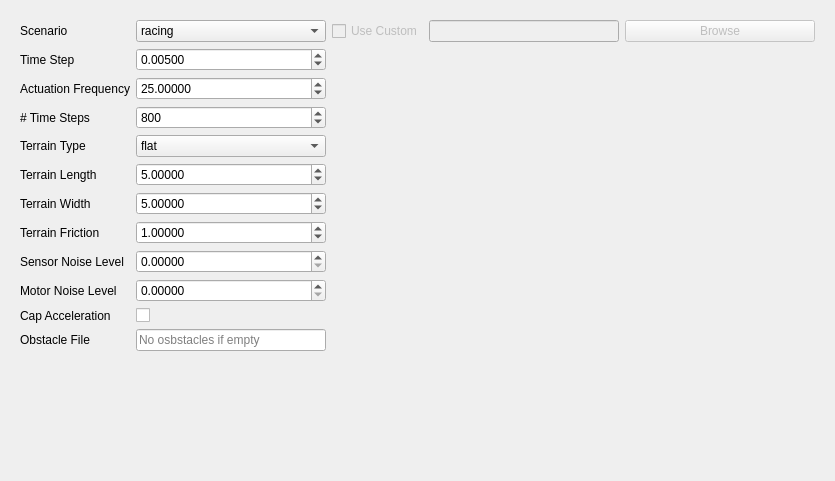
<?xml version="1.0" encoding="UTF-8"?>
<ui version="4.0">
 <class>SimulationConfigForm</class>
 <widget class="QWidget" name="SimulationConfigForm">
  <property name="geometry">
   <rect>
    <x>0</x>
    <y>0</y>
    <width>835</width>
    <height>481</height>
   </rect>
  </property>
  <property name="windowTitle">
   <string>Form</string>
  </property>
  <layout class="QGridLayout" name="gridLayout">
   <item row="0" column="0">
    <widget class="QWidget" name="widget" native="true">
     <layout class="QGridLayout" name="gridLayout_7">
      <item row="2" column="0">
       <widget class="QLabel" name="label_31">
        <property name="text">
         <string>Actuation Frequency</string>
        </property>
       </widget>
      </item>
      <item row="2" column="4">
       <spacer name="horizontalSpacer_3">
        <property name="orientation">
         <enum>Qt::Horizontal</enum>
        </property>
        <property name="sizeHint" stdset="0">
         <size>
          <width>40</width>
          <height>20</height>
         </size>
        </property>
       </spacer>
      </item>
      <item row="0" column="2">
       <widget class="QCheckBox" name="check_customscenario">
        <property name="enabled">
         <bool>false</bool>
        </property>
        <property name="text">
         <string>Use Custom</string>
        </property>
       </widget>
      </item>
      <item row="0" column="1">
       <widget class="QComboBox" name="combo_scenario">
        <item>
         <property name="text">
          <string>racing</string>
         </property>
        </item>
        <item>
         <property name="text">
          <string>chasing</string>
         </property>
        </item>
        <item>
         <property name="text">
          <string>obstacle_avoidance</string>
         </property>
        </item>
       </widget>
      </item>
      <item row="3" column="0">
       <widget class="QLabel" name="label_32">
        <property name="text">
         <string># Time Steps</string>
        </property>
       </widget>
      </item>
      <item row="4" column="1">
       <widget class="QComboBox" name="combo_terraintype">
        <item>
         <property name="text">
          <string>flat</string>
         </property>
        </item>
       </widget>
      </item>
      <item row="6" column="0">
       <widget class="QLabel" name="label_35">
        <property name="text">
         <string>Terrain Width</string>
        </property>
       </widget>
      </item>
      <item row="9" column="0">
       <widget class="QLabel" name="label_38">
        <property name="text">
         <string>Motor Noise Level</string>
        </property>
       </widget>
      </item>
      <item row="5" column="1">
       <widget class="QDoubleSpinBox" name="dspin_terrainlength">
        <property name="decimals">
         <number>5</number>
        </property>
        <property name="value">
         <double>5.000000000000000</double>
        </property>
       </widget>
      </item>
      <item row="1" column="1">
       <widget class="QDoubleSpinBox" name="dspin_timestep">
        <property name="decimals">
         <number>5</number>
        </property>
        <property name="value">
         <double>0.005000000000000</double>
        </property>
       </widget>
      </item>
      <item row="5" column="0">
       <widget class="QLabel" name="label_34">
        <property name="text">
         <string>Terrain Length</string>
        </property>
       </widget>
      </item>
      <item row="6" column="1">
       <widget class="QDoubleSpinBox" name="dspin_terrainwidth">
        <property name="decimals">
         <number>5</number>
        </property>
        <property name="value">
         <double>5.000000000000000</double>
        </property>
       </widget>
      </item>
      <item row="13" column="0">
       <spacer name="verticalSpacer_3">
        <property name="orientation">
         <enum>Qt::Vertical</enum>
        </property>
        <property name="sizeHint" stdset="0">
         <size>
          <width>20</width>
          <height>40</height>
         </size>
        </property>
       </spacer>
      </item>
      <item row="10" column="1">
       <widget class="QCheckBox" name="check_capacceleration">
        <property name="text">
         <string/>
        </property>
       </widget>
      </item>
      <item row="7" column="1">
       <widget class="QDoubleSpinBox" name="dspin_terrainfriction">
        <property name="decimals">
         <number>5</number>
        </property>
        <property name="value">
         <double>1.000000000000000</double>
        </property>
       </widget>
      </item>
      <item row="10" column="0">
       <widget class="QLabel" name="label_39">
        <property name="text">
         <string>Cap Acceleration</string>
        </property>
       </widget>
      </item>
      <item row="1" column="0">
       <widget class="QLabel" name="label_30">
        <property name="text">
         <string>Time Step</string>
        </property>
       </widget>
      </item>
      <item row="4" column="0">
       <widget class="QLabel" name="label_33">
        <property name="text">
         <string>Terrain Type</string>
        </property>
       </widget>
      </item>
      <item row="8" column="0">
       <widget class="QLabel" name="label_37">
        <property name="text">
         <string>Sensor Noise Level</string>
        </property>
       </widget>
      </item>
      <item row="9" column="1">
       <widget class="QDoubleSpinBox" name="dspin_motornoiselevel">
        <property name="decimals">
         <number>5</number>
        </property>
        <property name="value">
         <double>0.000000000000000</double>
        </property>
       </widget>
      </item>
      <item row="2" column="1">
       <widget class="QDoubleSpinBox" name="dspin_actuationfrequency">
        <property name="decimals">
         <number>5</number>
        </property>
        <property name="value">
         <double>25.000000000000000</double>
        </property>
       </widget>
      </item>
      <item row="7" column="0">
       <widget class="QLabel" name="label_36">
        <property name="text">
         <string>Terrain Friction</string>
        </property>
       </widget>
      </item>
      <item row="8" column="1">
       <widget class="QDoubleSpinBox" name="dspin_sensornoiselevel">
        <property name="decimals">
         <number>5</number>
        </property>
        <property name="value">
         <double>0.000000000000000</double>
        </property>
       </widget>
      </item>
      <item row="0" column="0">
       <widget class="QLabel" name="label_29">
        <property name="text">
         <string>Scenario</string>
        </property>
       </widget>
      </item>
      <item row="0" column="3">
       <widget class="QLineEdit" name="line_scenario">
        <property name="enabled">
         <bool>false</bool>
        </property>
       </widget>
      </item>
      <item row="0" column="4">
       <widget class="QPushButton" name="push_browsescenario">
        <property name="enabled">
         <bool>false</bool>
        </property>
        <property name="text">
         <string>Browse</string>
        </property>
       </widget>
      </item>
      <item row="11" column="0">
       <widget class="QLabel" name="label_42">
        <property name="text">
         <string>Obstacle File</string>
        </property>
       </widget>
      </item>
      <item row="11" column="1">
       <widget class="QLineEdit" name="line_obstacles">
        <property name="placeholderText">
         <string>No osbstacles if empty</string>
        </property>
       </widget>
      </item>
      <item row="3" column="1">
       <widget class="QSpinBox" name="spin_ntimesteps">
        <property name="maximum">
         <number>100000000</number>
        </property>
        <property name="singleStep">
         <number>1</number>
        </property>
        <property name="value">
         <number>800</number>
        </property>
       </widget>
      </item>
     </layout>
    </widget>
   </item>
  </layout>
 </widget>
 <resources/>
 <connections/>
</ui>
